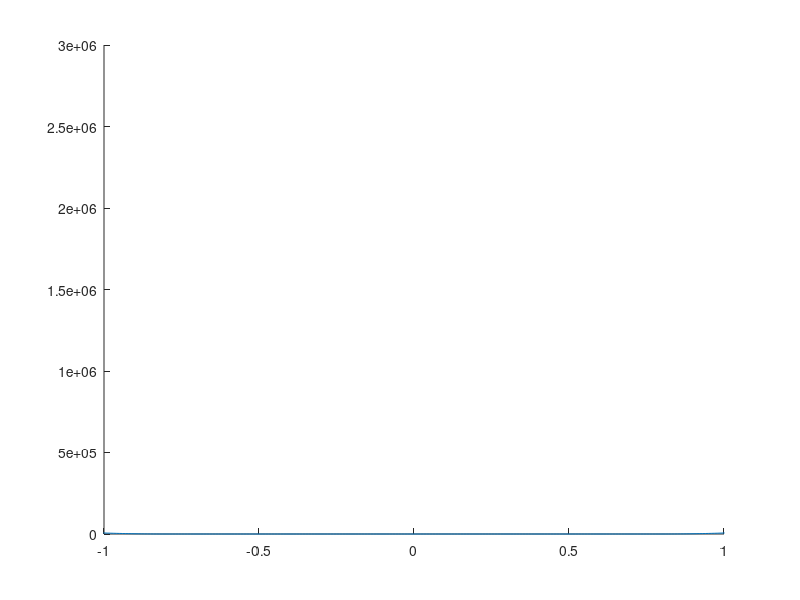

Here is the MATLAB script that generated this plot:
clc
clear all

x = -5:0.01:5;

a = 0.8;
b = 1.2;

tol = 0.00001;
eps = 0.00001;

delta = tol * (b - a)/2;
c = -eps / log(cos(pi * (-b + 2 * delta + a) / (-b + a) / 0.2e1));

f = - 10^6 * c * log( cos((pi/2 * (2 * x - (b + a))/(b - a))));

% plot(x,f)
% xlim([a,1])

h   = tol;
H   = 0.8 - h;
A1  = eps/H^2;
A2  = H^2 -eps/(H^2*h^2);
res = 0;

for i = 1:length(x)
    
    if x(i)<= -H
        res(i) = (x(i) +H)^2;
    end
    
    if (x(i)> -H && x(i)< H)
        res(i) = 0;
    end
    
    if x(i)>= H
        res(i) = (x(i) -H)^2;
    end
    
    f2(i) = + A1 * (x(i))^2 - A2 * res(i);
end

close all
figure()
hold on
plot(x, f2)
xlim([-1 1])

